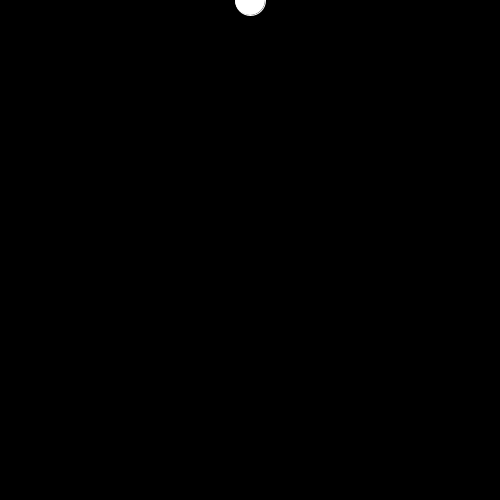
Frame 1 (no input)
Frame 60 (the mouse pressed at the canvas centre just before this capture): identical to frame 1, image omitted
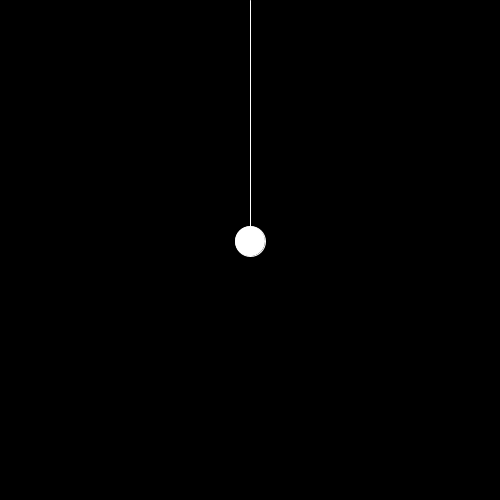
Frame 120 (the mouse held since frame 60 and released just before this capture)

The Processing sketch that drew these frames (run headless with seeded random() and noise(); from frame 60 on, the mouse is pressed at the canvas centre):

// Processing sketch: ex18_12
// ── ex18_12.pde
// 탄성 (PVector 클래스 사용)

PVector location = new PVector(250, 0);
PVector velocity = new PVector(0, 0);
PVector accel = new PVector(0, 0);
PVector mouse, force;
float k = 0.1, m = 1.0, damping = 0.9;

void setup() { 
  size(500, 500);
} 

void draw() {
  background(0);
  mouse = new PVector(0, mouseY);
  force = PVector.sub(mouse, location);
  force.mult(k);
  accel = force.div(m);
  velocity.add(accel);
  velocity.mult(damping);
  location.add(velocity);

  stroke(255);
  line(width/2, 0, width/2, location.y);
  ellipse(width/2, location.y, 30, 30);
}
